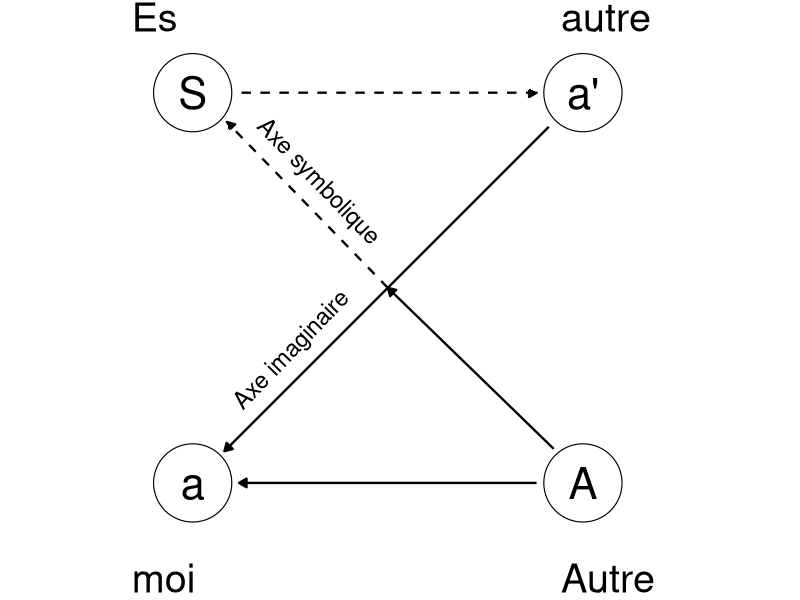

Generate this figure with R:
## ---- chunk 1
#| echo: false
library(ggplot2)
# library(grid)
library(svglite)

# -----------------------------
# Données : positions des points
# -----------------------------
pts <- data.frame(
  id    = c("S", "a'", "a", "A"),
  x     = c(1, 9, 1, 9),
  y     = c(9, 9, 1, 1),
  label = c("S", "a'", "a", "A")
)

# -----------------------------
# Construction du graphique
# -----------------------------
p <- ggplot() +
  # Cercles
  geom_point(
    data = pts,
    aes(x, y),
    shape = 21,
    size = 26,
    fill = "white",
    colour = "black",
    stroke = 0.6
  ) +

  # Lettres dans les cercles
  geom_text(
    data = pts,
    aes(x, y, label = label),
    size = 11,
    family = "sans"
  ) +

  # S -----> a'  (ligne horizontale pointillée)
  geom_segment(
    aes(x = 2, y = 9, xend = 8.05, yend = 9),
    linewidth = 0.8,
    linetype = "dashed",
    arrow = arrow(length = unit(0.22, "cm"), type = "closed")
  ) +

  # a' -----> a  (axe imaginaire)
  geom_segment(
    aes(x = 8.3, y = 8.3, xend = 1.65, yend = 1.65),
    linewidth = 0.8,
    arrow = arrow(length = unit(0.22, "cm"), type = "closed")
  ) +

  # A -----> S (diagonale montante pleine)
  geom_segment(
    aes(x = 8.4, y = 1.7, xend = 5, yend = 5),
    linewidth = 0.8,
    arrow = arrow(length = unit(0.22, "cm"), type = "closed")
  ) +
  
  # A -----> S (diagonale montante pointillée)
  geom_segment(
    aes(x = 5, y = 5, xend = 1.7, yend = 8.4),
    linewidth = 0.8,
    linetype = "dashed",
    arrow = arrow(length = unit(0.22, "cm"), type = "closed")
  ) +
  
  # A -----> a (ligne horizontale basse)
  geom_segment(
    aes(x = 8.05, y = 1, xend = 1.95, yend = 1),
    linewidth = 0.8,
    arrow = arrow(length = unit(0.22, "cm"), type = "closed")
  ) +

  # Libellés des axes
  annotate(
    "text",
    x = 3.6, y = 7.2,
    label = "Axe symbolique",
    angle = -46,
    size = 6
  ) +
  annotate(
    "text",
    x = 3, y = 3.75,
    label = "Axe imaginaire",
    angle = 46,
    size = 6
  ) +

  # Libellés extérieurs
  annotate("text", x = -0.25, y = 10.55, label = "Es", size = 10, hjust = 0) +
  annotate("text", x = 8.55, y = 10.55, label = "autre", size = 10, hjust = 0) +
  annotate("text", x = -0.25, y = -0.95, label = "moi", size = 10, hjust = 0) +
  annotate("text", x = 8.55, y = -0.95, label = "Autre", size = 10, hjust = 0) +

  coord_equal(xlim = c(-0.5, 11), ylim = c(-1.4, 10.9), expand = FALSE) +
  theme_void() +
  theme(
    plot.background  = element_rect(fill = "white", colour = NA),
    panel.background = element_rect(fill = "white", colour = NA)
  )


# -----------------------------
# Export SVG
# -----------------------------
ggsave(
  filename = "schema_lacan.svg",
  plot = p,
  device = svglite,
  width = 8,
  height = 6,
  units = "in"
)
